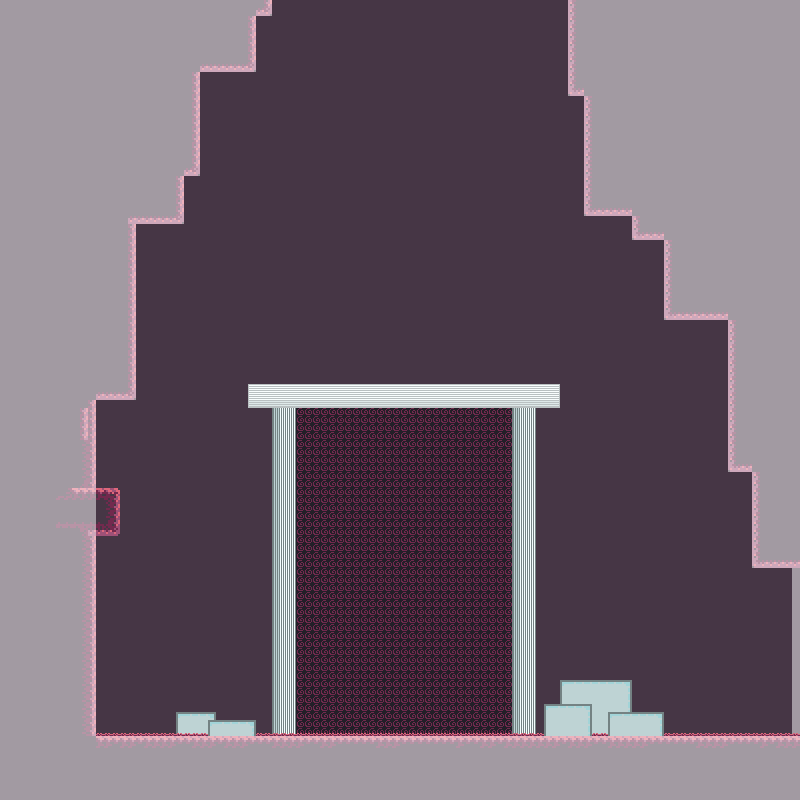

Tiled map render using the project's own tile images. Description and the map definition, with tile-layer contents summarised, below:
An orthogonal 100x100 tile map with 8x8 px tiles, 4 tile layers (BG_Main, ground, collision, FG_foreground), 3 tilesets and 37 objects (SIGN).

<map version="1.4" tiledversion="1.4.2" orientation="orthogonal" renderorder="right-down" width="100" height="100" tilewidth="8" tileheight="8" infinite="0" nextlayerid="7" nextobjectid="42">
 <tileset firstgid="1" source="../Tilesets/coll.tsx" />
 <tileset firstgid="65" source="../Tilesets/coll8x8.tsx" />
 <tileset firstgid="81" source="../Tilesets/Forest/forestTSet.tsx" />
 <layer id="3" name="BG_Main" width="100" height="100">
  <data>[10000 cells, 10000 non-empty, 14 distinct tile ids]</data>
 </layer>
 <layer id="2" name="ground" width="100" height="100">
  <data>[10000 cells, 3797 non-empty, 22 distinct tile ids]</data>
 </layer>
 <layer id="1" name="collision" width="100" height="100" opacity="0.5">
  <data>[10000 cells, 3800 non-empty, 1 distinct tile ids]</data>
 </layer>
 <layer id="5" name="FG_foreground" width="100" height="100">
  <data>[10000 cells, 126 non-empty, 7 distinct tile ids]</data>
 </layer>
 <objectgroup id="4" name="Objects">
  <object id="1" template="../Templates/Player.tx" x="400" y="704" />
  <object id="2" template="../Templates/Entrance.tx" x="776" y="568" width="24" height="168">
   <properties>
    <property name="dir" value="RIGHT" />
    <property name="objtest" type="object" value="39" />
   </properties>
  </object>
  <object id="6" template="../Templates/Grass.tx" x="280" y="712" />
  <object id="7" template="../Templates/Grass.tx" x="216" y="712" />
  <object id="8" template="../Templates/Grass.tx" x="256" y="712" />
  <object id="9" template="../Templates/Grass.tx" x="512" y="712" />
  <object id="10" template="../Templates/Grass.tx" x="136" y="712" />
  <object id="11" template="../Templates/Grass.tx" x="104" y="712" />
  <object id="12" template="../Templates/Grass.tx" x="120" y="712" />
  <object id="13" template="../Templates/Grass.tx" x="96" y="712" />
  <object id="14" template="../Templates/Grass.tx" x="168" y="712" />
  <object id="15" template="../Templates/Grass.tx" x="184" y="712" />
  <object id="16" template="../Templates/Grass.tx" x="200" y="712" />
  <object id="17" template="../Templates/Grass.tx" x="264" y="712" />
  <object id="18" template="../Templates/Grass.tx" x="328" y="712" />
  <object id="19" template="../Templates/Grass.tx" x="344" y="712" />
  <object id="20" template="../Templates/Grass.tx" x="328" y="712" />
  <object id="21" template="../Templates/Grass.tx" x="368" y="712" />
  <object id="22" template="../Templates/Grass.tx" x="376" y="712" />
  <object id="23" template="../Templates/Grass.tx" x="392" y="712" />
  <object id="24" template="../Templates/Grass.tx" x="472" y="712" />
  <object id="25" template="../Templates/Grass.tx" x="456" y="712" />
  <object id="26" template="../Templates/Grass.tx" x="432" y="712" />
  <object id="27" template="../Templates/Grass.tx" x="488" y="712" />
  <object id="28" template="../Templates/Grass.tx" x="544" y="712" />
  <object id="29" template="../Templates/Grass.tx" x="528" y="712" />
  <object id="30" template="../Templates/Grass.tx" x="536" y="712" />
  <object id="31" template="../Templates/Grass.tx" x="576" y="712" />
  <object id="32" template="../Templates/Grass.tx" x="584" y="712" />
  <object id="33" template="../Templates/Grass.tx" x="592" y="712" />
  <object id="34" template="../Templates/Grass.tx" x="608" y="712" />
  <object id="35" template="../Templates/Grass.tx" x="704" y="712" />
  <object id="36" template="../Templates/Grass.tx" x="688" y="712" />
  <object id="37" template="../Templates/Grass.tx" x="664" y="712" />
  <object id="38" template="../Templates/Grass.tx" x="728" y="712" />
  <object id="39" template="../Templates/Grass.tx" x="744" y="712" />
  <object id="41" template="../Templates/Sign.tx" name="Sign" type="SIGN" x="480" y="352" width="32" height="32">
   <properties>
    <property name="text1" value="This is a sign" />
    <property name="text2" value="yes" />
    <property name="text3" value="a sign" />
   </properties>
  </object>
 </objectgroup>
</map>
